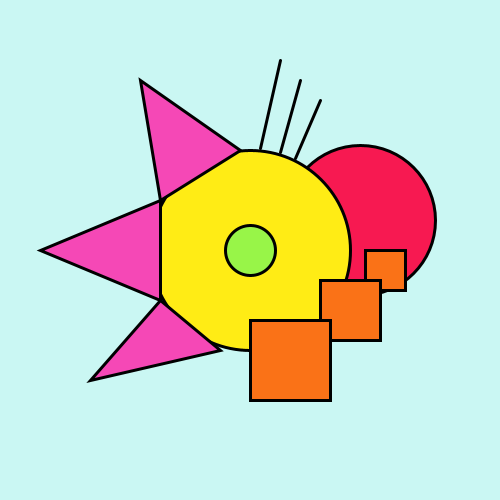
Frame 1 (no input)
Frame 60 (the mouse pressed at the canvas centre just before this capture): identical to frame 1, image omitted
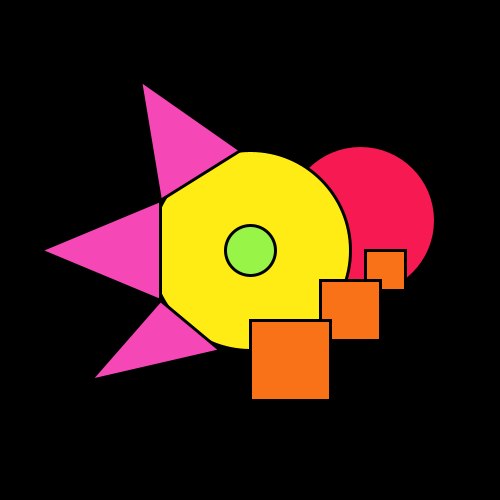
Frame 120 (the mouse held since frame 60 and released just before this capture)

The Processing sketch that drew these frames (run headless with seeded random() and noise(); from frame 60 on, the mouse is pressed at the canvas centre):

// Processing sketch: processing_36498
// ── processing_36498.pde

int a = 300;
int b = 380;
int c = 450; 

void setup (){

  size (500,500);
background (202,247,243); 

smooth ();
strokeWeight (3); }

void draw () {
if (mousePressed) { 
  
background (0); } else {
  background (202,247,243); }

  
  
fill (247,25,81);
ellipse (b-20,a-80,a-150,a-150);

fill(255,236,21);
ellipse (a-50,a-50,a-100,a-100);

fill(152,245,72);
ellipse (a-50,a-50,a-250,a-250);

fill (245,72,182);
triangle (a-60,a-150,a-140,a-100,a-160,a-220);

triangle (a-140,a-100,a-140,a,a-260,a-50);
triangle (a-80,b-30,a-210,b,a-140,a);


fill (250,114,23);

rect(b-15,a-50,a-260,a-260);

rect (a+20,a-20,a-240,a-240);

rect (a-50,a+20,a-220,a-220);


line (a-20,a-240,a-40,a-152);

line (a,a-220,a-20,a-148);

line (a+20,a-200,a-5,a-142);
}
